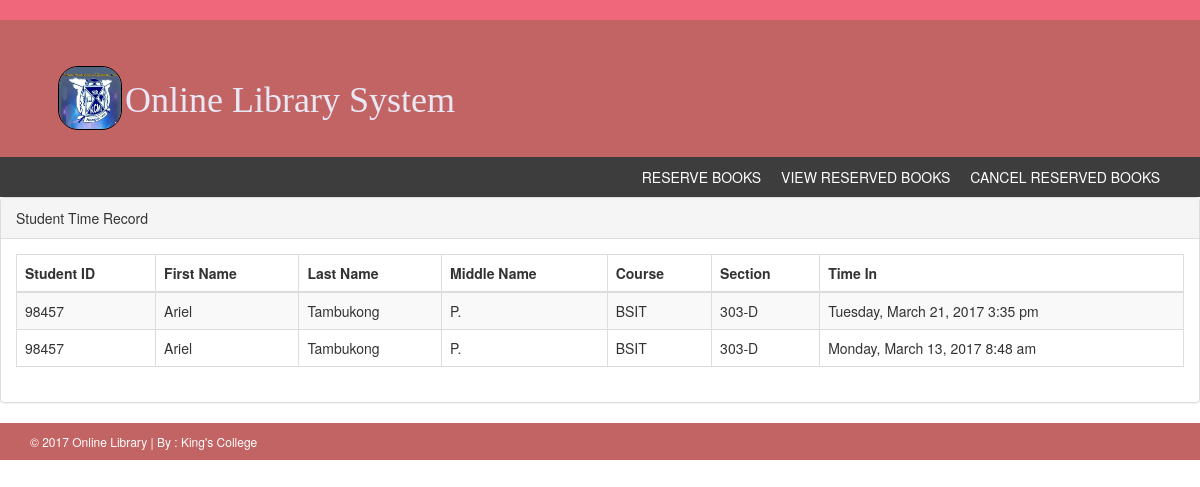
Page /index.php?page=time_record on the committed database.
### tables this page shows
CREATE TABLE `attendance` (
  `attendance_id` int(11) NOT NULL,
  `student_student_id` int(11) NOT NULL,
  `time_in` varchar(100) NOT NULL
);

CREATE TABLE `student_student` (
  `student_student_id` int(11) NOT NULL,
  `student_number_num_id` int(11) NOT NULL,
  `first_name` varchar(100) NOT NULL,
  `last_name` varchar(100) NOT NULL,
  `middle_name` varchar(100) NOT NULL,
  `gender` varchar(100) NOT NULL,
  `course_id` int(11) NOT NULL,
  `section_id` int(11) NOT NULL
);

CREATE TABLE `course` (
  `course_id` int(11) NOT NULL,
  `course` varchar(100) NOT NULL
);

CREATE TABLE `section` (
  `section_id` int(11) NOT NULL,
  `section` varchar(100) NOT NULL
);

### index.php (called while the page is built, shortened)
<?php
include('php/header.php');
if(isset($_GET['page'])){
    $page=$_GET['page'];
}else{
    $page='admin_panel';
}
include('php/'.$page.'.php');
include('php/footer.php');
?>

### php/time_record.php (the view, shortened to what this page needs)
<div class="panel panel-default">
    <div class="panel-heading">
        Student Time Record
    </div>
    <div class="panel-body">
        <div class="table-responsive">
            <table class="table table-striped table-bordered table-hover">
                <thead>
                    <tr>
                        <th>Student ID</th>
                        <th>First Name</th>
                        <th>Last Name</th>
                        <th>Middle Name</th>
                        <th>Course</th>
                        <th>Section</th>
                        <th>Time In</th>
                    </tr>
                </thead>
                <tbody>
                    <tr>
                    <?php
                   include('config.php');
                   $sql='SELECT attendance.attendance_id, student_student.student_number_num_id, student_student.first_name, student_student.last_name, student_student.middle_name, student_student.course_id, course.course, student_student.section_id, section.section, attendance.time_in
                        FROM attendance
                        INNER JOIN student_student
                        ON student_student.student_student_id=attendance.student_student_id
                        INNER JOIN course
                        ON course.course_id=student_student.course_id
                        INNER JOIN section
                        ON section.section_id=student_student.section_id
                        ORDER BY student_student.student_number_num_id ASC';
                   $qry=mysqli_query($CON, $sql) or die(mysqli_error($qry));
                   while($row=mysqli_fetch_array($qry)){
                        $student_number_num_id=$row['student_number_num_id'];
                        $first_name=$row['first_name'];
                        $last_name=$row['last_name'];
                        $middle_name=$row['middle_name'];
                        $course=$row['course'];
                        $section=$row['section'];
                        $time_in=$row['time_in'];
                   ?>
                        <td><?php echo $student_number_num_id; ?></td>
                        <td><?php echo $first_name; ?></td>
                        <td><?php echo $last_name; ?></td>
                        <td><?php echo $middle_name; ?></td>
                        <td><?php echo $course; ?></td>
                        <td><?php echo $section; ?></td>
                        <td><?php echo $time_in; ?></td>
                    </tr>
                    <?php
                    }
                    ?>
                </tbody>
            </table>
        </div>
    </div>
</div>

### assets/css/style.css (style rules this page uses)
body { font-family: 'Roboto', sans-serif; line-height: 30px; }

### assets/css/style2.css (style rules this page uses)
*, *::before, *::after { -webkit-box-sizing: border-box; -moz-box-sizing: border-box; box-sizing: border-box; }
body { font-family: 'Roboto', sans-serif; font-weight: 400px; }
body { font-family: "Helvetica Neue",Helvetica,Arial,sans-serif; font-size: 14px; line-height: 1.428571429; color: #333; }
html { font-size: 62.5%; }
html { font-family: sans-serif; -webkit-text-size-adjust: 100%; }

### rows in the picture
attendance: student_student.student_number_num_id "98457", student_student.first_name "Ariel", student_student.last_name "Tambukong", student_student.middle_name "P.", course.course "BSIT", section.section "303-D", time_in "Tuesday, March 21, 2017 3:35 pm"
attendance: student_student.student_number_num_id "98457", student_student.first_name "Ariel", student_student.last_name "Tambukong", student_student.middle_name "P.", course.course "BSIT", section.section "303-D", time_in "Monday, March 13, 2017 8:48 am"
